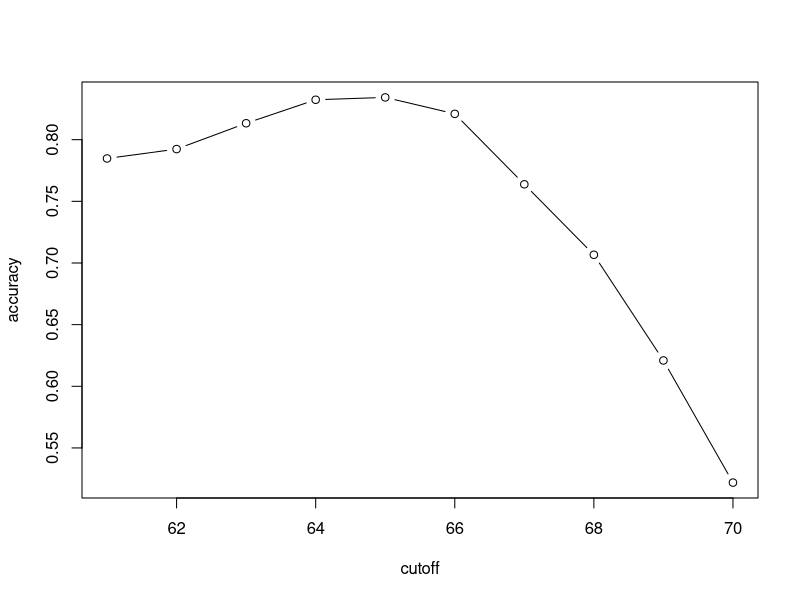

R code for this plot: (Note: this script raises an error after producing the figure.)
## ---- chunk 1
knitr::opts_chunk$set(echo = TRUE)
## ---- chunk 2
library(dplyr)
#install.packages("caret")
library(caret)
#install.packages("dslabs")
library(dslabs)
data(heights)
y=heights$sex
x=heights$height
#training and test sets
set.seed(2)
test_index=createDataPartition(y, times=1,p=0.5,list=F)
train_set=heights[-test_index,]
test_set=heights[test_index,]
#accuracy
y_hat=sample(c("Male","Female"),length(test_index),replace=T) %>%
  factor(levels=levels(test_set$sex))
mean(y_hat==test_set$sex) #around 50%
heights %>%group_by(sex)%>%
  summarize(mean(height),sd(height))
y_hat=ifelse(x>62,"Male","Female") %>%
  factor(levels=levels(test_set$sex))
mean(y==y_hat) #50% -> 80%

#try 10 different cutoffs
library(purrr)
cutoff=seq(61,70)
accuracy=map_dbl(cutoff,function(x){
  y_hat=ifelse(train_set$height>x,"Male","Female") %>%
  factor(levels=levels(test_set$sex))
  mean(y_hat==train_set$sex)
})
plot(cutoff,accuracy,type="b")
max(accuracy) #83.6%
best_cutoff=cutoff[which.max(accuracy)]
best_cutoff #64
y_hat=ifelse(test_set$height>best_cutoff,"Male","Female") %>%
  factor(levels=levels(test_set$sex))
mean(y_hat==test_set$sex) #81.7%
## ---- chunk 3
mnist=read_mnist()
ncol(mnist$train$images)
## ---- chunk 4
table(predicted=y_hat,actual=test_set$sex)
test_set%>%
  mutate(y_hat=y_hat)%>%
  group_by(sex)%>%
  summarize(accuracy=mean(y_hat==sex))
prev=mean(y=="Male")
prev
## ---- chunk 5
#install.packages("e1071")
library(e1071)
confusionMatrix(data=y_hat,reference = test_set$sex)
## ---- chunk 6
knitr::include_graphics("f1.png")
knitr::include_graphics("f2.png")
knitr::include_graphics("f3.png")
## ---- chunk 7
cutoff=seq(61,70)
F_1=map_dbl(cutoff,function(x){
  y_hat=ifelse(train_set$height>x,"Male","Female") %>%
  factor(levels=levels(test_set$sex))
  F_meas(data=y_hat,reference=factor(train_set$sex))
})
plot(cutoff,F_1,type="b")
max(F_1)
best_cutoff=cutoff[which.max(F_1)]
best_cutoff
y_hat=ifelse(test_set$height>best_cutoff,"Male","Female") %>%
  factor(levels=levels(test_set$sex))
confusionMatrix(data=y_hat,reference = test_set$sex)
## ---- chunk 8
knitr::include_graphics("b1.png")
## ---- chunk 9
p=0.9
y_hat=sample(c("Male","Female"),length(test_index),replace=T,prob=c(p,1-p))%>%
  factor(levels=levels(test_set$sex))
mean(y_hat==test_set$sex)
## ---- chunk 10
library(dslabs)
library(dplyr)
library(lubridate)
data("reported_heights")

dat <- mutate(reported_heights, date_time = ymd_hms(time_stamp)) %>%
  filter(date_time >= make_date(2016, 01, 25) & date_time < make_date(2016, 02, 1)) %>%
  mutate(type = ifelse(day(date_time) == 25 & hour(date_time) == 8 & between(minute(date_time), 15, 30), "inclass","online")) %>%
  select(sex, type)

y <- factor(dat$sex, c("Female", "Male"))
x <- dat$type
## ---- chunk 11
table(x,y)
26/(26+13) #inclass
42/(42+69) #online
#Ans
dat %>% group_by(type) %>% summarize(prop_female = mean(sex == "Female"))
## ---- chunk 12
#Ans
y_hat <- ifelse(x == "online", "Male", "Female") %>% 
      factor(levels = levels(y))
mean(y_hat==y)
## ---- chunk 13
table(y_hat,y)
## ---- chunk 14
sensitivity(y_hat,y)
## ---- chunk 15
specificity(y_hat, y)
## ---- chunk 16
#Ans
mean(y == "Female")
## ---- chunk 17
library(caret)
data(iris)
iris <- iris[-which(iris$Species=='setosa'),]
y <- iris$Species
## ---- chunk 18
set.seed(2)
# line of code
createDataPartition(y,times=1,p=0.5,list=FALSE)
test <- iris[test_index,]
train <- iris[-test_index,]
## ---- chunk 19
#Ans
foo <- function(x){
	rangedValues <- seq(range(x)[1],range(x)[2],by=0.1)
	sapply(rangedValues,function(i){
		y_hat <- ifelse(x>i,'virginica','versicolor')
		mean(y_hat==train$Species)
	})
}
predictions <- apply(train[,-5],2,foo)
sapply(predictions,max)	
## ---- chunk 20
#Ans
predictions <- foo(train[,3])
rangedValues <- seq(range(train[,3])[1],range(train[,3])[2],by=0.1)
cutoffs <-rangedValues[which(predictions==max(predictions))]

y_hat <- ifelse(test[,3]>cutoffs[1],'virginica','versicolor')
mean(y_hat==test$Species)	
#correct answer is 0.90
## ---- chunk 21
plot(iris,pch=21,bg=iris$Species)
## ---- chunk 22
#Ans
library(caret)
data(iris)
iris <- iris[-which(iris$Species=='setosa'),]
y <- iris$Species

plot(iris,pch=21,bg=iris$Species)

set.seed(2)
test_index <- createDataPartition(y,times=1,p=0.5,list=FALSE)
test <- iris[test_index,]
train <- iris[-test_index,]
            
petalLengthRange <- seq(range(train$Petal.Length)[1],range(train$Petal.Length)[2],by=0.1)
petalWidthRange <- seq(range(train$Petal.Width)[1],range(train$Petal.Width)[2],by=0.1)

length_predictions <- sapply(petalLengthRange,function(i){
		y_hat <- ifelse(train$Petal.Length>i,'virginica','versicolor')
		mean(y_hat==train$Species)
	})
length_cutoff <- petalLengthRange[which.max(length_predictions)] # 4.7

width_predictions <- sapply(petalWidthRange,function(i){
		y_hat <- ifelse(train$Petal.Width>i,'virginica','versicolor')
		mean(y_hat==train$Species)
	})
width_cutoff <- petalWidthRange[which.max(width_predictions)] # 1.5

y_hat <- ifelse(test$Petal.Length>length_cutoff | test$Petal.Width>width_cutoff,'virginica','versicolor')
mean(y_hat==test$Species)
## ---- chunk 23
knitr::include_graphics("b2.png")
## ---- chunk 24
knitr::include_graphics("e1.png")
## ---- chunk 25
knitr::include_graphics("e2.png")
## ---- chunk 26
set.seed(1)
disease <- sample(c(0,1), size=1e6, replace=TRUE, prob=c(0.98,0.02))
test <- rep(NA, 1e6)
test[disease==0] <- sample(c(0,1), size=sum(disease==0), replace=TRUE, prob=c(0.90,0.10))
test[disease==1] <- sample(c(0,1), size=sum(disease==1), replace=TRUE, prob=c(0.15, 0.85))
## ---- chunk 27
#Ans
mean(test)
## ---- chunk 28
#Ans
mean(disease[test==0])
## ---- chunk 29
mean(disease[test==1]==1)
## ---- chunk 30
mean(disease[test==1]==1)/mean(disease==1)
## ---- chunk 31
library(dslabs)
data("heights")
###MISSING CODE###
heights %>% 
	mutate(height = round(height)) %>%
	group_by(height) %>%
	summarize(p = mean(sex == "Male")) %>%
##################
  qplot(height, p, data =.)
## ---- chunk 32
ps <- seq(0, 1, 0.1)
heights %>% 
	###MISSING CODE###
  mutate(g = cut(height, quantile(height, ps), include.lowest = TRUE)) %>%
  ##################
	group_by(g) %>%
	summarize(p = mean(sex == "Male"), height = mean(height)) %>%
	qplot(height, p, data =.)
## ---- chunk 33
Sigma <- 9*matrix(c(1,0.5,0.5,1), 2, 2)
dat <- MASS::mvrnorm(n = 10000, c(69, 69), Sigma) %>%
	data.frame() %>% setNames(c("x", "y"))
## ---- chunk 34
ps <- seq(0, 1, 0.1)
dat %>% 
	###MISSING CODE###
  mutate(g = cut(x, quantile(x, ps), include.lowest = TRUE)) %>%
  group_by(g) %>%
  summarize(y = mean(y), x = mean(x)) %>%
  ##################
	qplot(x, y, data =.)
